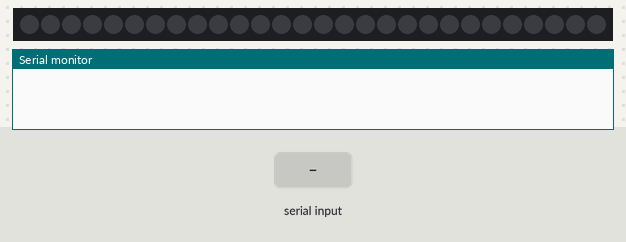
Bench run of a sketch on a simulated ATtiny85, built with avr-gcc and run on an emulated ATtiny85. Parts: 28 RGB LEDs in strip order, left to right, the last lines printed to the serial monitor. Inputs (shaded band) come from the test bench. Dim RGB values are drawn brighter than linear.

Above: at 1.2 s.
1.3 s: "1\n" received over Serial
At 2.0 s:
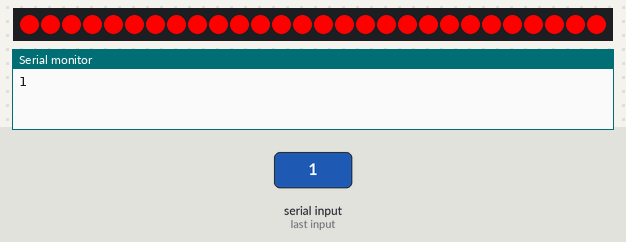
4.3 s: "2\n" received over Serial
At 5.39 s:
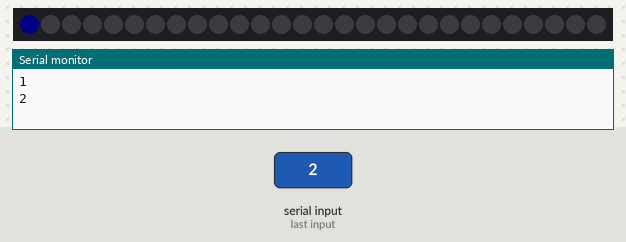
7.3 s: "6\n" received over Serial
At 7.44 s:
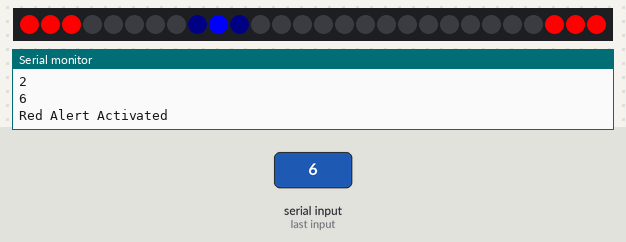
9.4 s: "7\n" received over Serial
At 9.7 s:
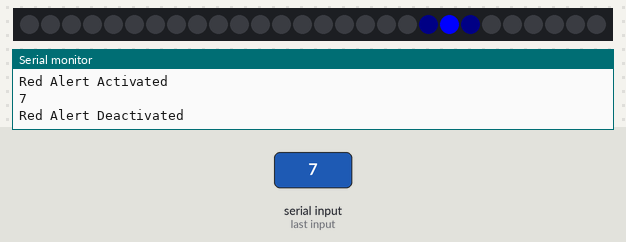
11.1 s: "0\n" received over Serial
Timing chart, 0 to 13.7 s (numbered marks = the images above; inputs shaded):
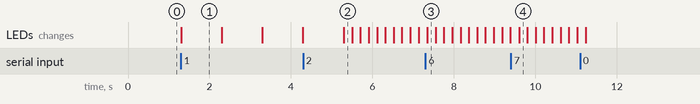

The sketch:

warp_core_led.ino
```cpp
#include "Adafruit_WS2801.h"
#include "SPI.h" // Comment out this line if using Trinket or Gemma
#ifdef __AVR_ATtiny85__
 #include <avr/power.h>
#endif
uint8_t dataPin  = 9;    // Yellow wire on Adafruit Pixels
uint8_t clockPin = 7;    // Green wire on Adafruit Pixels
// Number of pixels/leds
int num_leds = 28;
Adafruit_WS2801 strip = Adafruit_WS2801(num_leds, dataPin, clockPin);

String inputString = "";      // a String to hold incoming data
bool stringComplete = false;  // whether the string is complete


int mode = 0; // Mode will be set by input from serial
int moving_index = -1; // Keeps track of which pixel/led is lit
int adjust_previous = -2; // used to keep track of whether the last 2 leds turn on when the first led starts (in moving led mode)
uint32_t blue; // Blue color
uint32_t light_blue; // Light Blue color
uint32_t red; // Red color
uint32_t white; // White color
bool is_red = false; // is the strip showing all red?
bool is_red_alert = false; // is red alert mode activated?
int lower_bound = 0; // moving led's lower bound
int upper_bound = num_leds - 1; // moving led's upper bound

void moving(int delay_time = 200);

void setup() {
  // initialize serial:
  Serial.begin(9600);
  // reserve 8 bytes for the inputString:
  inputString.reserve(8);

  strip.begin();
  // Update LED contents, to start they are all 'off'
  strip.show();
  // start serial port at 9600 bps and wait for port to open:
  Serial.begin(9600);
  while (!Serial) {
    ; // wait for serial port to connect. Needed for native USB port only
  }

  light_blue = Color(0, 0, 8);
  blue = Color(0, 0, 255);
  red = Color(255, 0, 0);
  white = Color(255, 255, 255);
}
void loop()
{
  if (stringComplete)
  {
    Serial.println(inputString);
    if (inputString.toInt() == 6)
    {
      // When red alert is activated, the mode retains its value
      is_red_alert = true;
      Serial.println("Red Alert Activated");
      if (num_leds >= 7)
      {
        // The first 3 and last 3 leds will be constantly red
        // only the inner leds will change
        lower_bound = 3;
        upper_bound = num_leds - 4;

        // When red alert mode is activated
        // Set the first 3 and last 3 leds red
        for (uint8_t i = 0; i < lower_bound; i++)
        {
          strip.setPixelColor(i, 255, 0, 0);
          strip.setPixelColor(i + upper_bound + 1, 255, 0, 0);
        }
        strip.show();
      }
    }
    else if (inputString.toInt() == 7)
    {
      // When red alert is deactivated, the mode retains its value
      is_red_alert = false;
      Serial.println("Red Alert Deactivated");
      lower_bound = 0;
      upper_bound = num_leds - 1;
      // turn off the first 3 and last 3 leds
      for (uint8_t i = 0; i < 3; i++)
      {
        strip.setPixelColor(i, 0, 0, 0);
        strip.setPixelColor(upper_bound - i, 0, 0, 0);
      }
      strip.show();
    }
    else
    {
      if (inputString.toInt() != mode)
      {
        moving_index = -1;
        mode = inputString.toInt();
      }
    }


    // clear the string:
    inputString = "";
    stringComplete = false;
  }

  switch(mode)
  {
    // 0 - Off
    case 0:
    {
      off();
      lower_bound = 0;
      upper_bound = num_leds - 1;
      break;
    }

    // 1 - Eject
    case 1:
    {
      eject_sys();
      delay(990);
      break;
    }

    // 2 - Rest
    case 2:
    {
      moving(200);
      //moving(700);
      break;
    }

    // 3 - Moving
    case 3:
    {
      moving(100);
      break;
    }


    // 4 - Warp
    case 4:
    {
      moving(50);
      break;
    }

    // 5 - Super Warp
    case 5:
    {
      moving(25);
      break;
    }

    default:
    {
      off();
    }
  }
  // put your main code here, to run repeatedly:
  // off();
  // eject_sys();
  //power_up();
}
///////////////////////////////////////////////
// 0. Off
///////////////////////////////////////////////
void off()
{
  for (uint8_t i = 0; i < strip.numPixels(); i++)
  {
    strip.setPixelColor(i, 0, 0, 0);
  }
  strip.show();
}
///////////////////////////////////////////////
// 1. Warp Core Eject
///////////////////////////////////////////////
// Red to white then white to red. Sudden change in color.
void eject_sys()
{
  uint8_t i;
  if (is_red == false)
  {
    for (i = 0; i < strip.numPixels(); i++)
    {
      strip.setPixelColor(i, red);
    }
    strip.show();
    is_red = true;
  }
  else
  {
    for (i = 0; i < strip.numPixels(); i++)
    {
      strip.setPixelColor(i, white);
    }
    strip.show();
    is_red = false;
  }
}
///////////////////////////////////////////////
// 2. Warp power up
///////////////////////////////////////////////
// Pulse and fade from dark blue to bright blue
void power_up()
{
  uint8_t t = 40;
  colorWipeIndividual(Color(0, 0, 0), t);
  colorWipeIndividual(Color(0, 0, 1), t);
  colorWipeIndividual(Color(0, 0, 25), t);
  colorWipeIndividual(Color(0, 0, 120), t);
  colorWipeIndividual(Color(0, 0, 255), t);
}

void moving(int delay_time = 200)
{
  if (moving_index == -1)
  {
    // Clear the strip from the lower bound to the upper bound
    for (uint8_t i = lower_bound; i <= upper_bound; i++)
    {
      strip.setPixelColor(i, 0, 0, 0);
    }
    strip.show();
    moving_index = lower_bound;
    adjust_previous = -1;
  }

  if ((moving_index == lower_bound) || (moving_index > upper_bound))
  {
    // Clear the strip from the lower bound to the upper bound - 2
    // The last 2 leds could still be glowing
    for (uint8_t i = lower_bound; i <= upper_bound - 2; i++)
    {
      strip.setPixelColor(i, 0, 0, 0);
    }
    strip.show();
    moving_index = lower_bound;
    // adjust the last 2 pixels/leds
    if (adjust_previous >= 1)
    {
      strip.setPixelColor(previous_index(moving_index, 1), blue);
      strip.setPixelColor(previous_index(moving_index, 2), light_blue);
      strip.setPixelColor(previous_index(moving_index, 3), 0, 0, 0);
    }
    else
      adjust_previous++;
  }
  else
  {
    if (adjust_previous >= 1)
    {
      strip.setPixelColor(previous_index(moving_index, 1), blue);
      strip.setPixelColor(previous_index(moving_index, 2), light_blue);
      strip.setPixelColor(previous_index(moving_index, 3), 0, 0, 0);
    }

    adjust_previous++;
  }

  // turn on moving_index pixel/led
  strip.setPixelColor(moving_index, light_blue);
  strip.show();

  // increment moving_index
  moving_index++;

  delay(delay_time);
}
// fill the dots one after the other with said color
// good for testing purposes
void colorWipe(uint32_t c, uint16_t wait) {
  int i;

  for (i=0; i < strip.numPixels(); i++) {
      strip.setPixelColor(i, c);
      strip.show();
      delay(wait);
  }
}
void colorWipeIndividual(uint32_t c, uint16_t wait)
{
  for (int i = 0; i < strip.numPixels(); i++)
  {
    off();
    strip.setPixelColor(i, c);
    strip.show();
    delay(wait);
  }
}
/* Helper functions */
// Create a 24 bit color value from R,G,B
uint32_t Color(byte r, byte g, byte b)
{
  uint32_t c;
  c = r;
  c <<= 8;
  c |= g;
  c <<= 8;
  c |= b;
  return c;
}


int previous_index(int index, uint8_t distance)
{
  for (uint8_t i = 0; i < distance; i++)
  {
    if (index == lower_bound)
      index = upper_bound;
    else
      index--;
  }
  return index;
}

int previous_index(int index)
{
  if (index == lower_bound)
    return upper_bound;
  else
    return index - 1;
}

int previous2_index(int index)
{
  if (index == lower_bound)
    return upper_bound - 1;
  else if (index == lower_bound + 1)
    return upper_bound;
  else
    return index - 2;
}

/*
  SerialEvent occurs whenever a new data comes in the hardware serial RX. This
  routine is run between each time loop() runs, so using delay inside loop can
  delay response. Multiple bytes of data may be available.
*/
void serialEvent() {
  while (Serial.available()) {
    // get the new byte:
    char inChar = (char)Serial.read();
    // add it to the inputString:
    inputString += inChar;
    // if the incoming character is a newline, set a flag so the main loop can
    // do something about it:
    if (inChar == '\n') {
      stringComplete = true;
    }
  }
}
```

Measured:
- after the input at 1.3 s, the LEDs: change at once (image 1)
- after the input at 4.3 s, the LEDs: change after 1.0 s (image 2)
- after the input at 7.3 s, the LEDs: change after 0.05 s (image 3)
- after the input at 9.4 s, the LEDs: change after 0.20 s (image 4)
- what the display in image 1 shows lasts 1.0 s, from 1.3 s to 2.3 s
